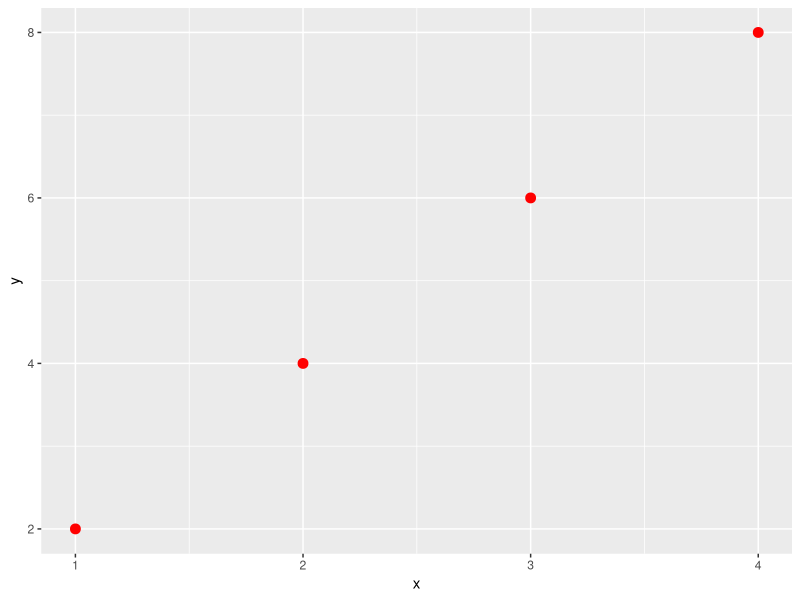

Generate this figure with R:
library(ggplot2)


x = c(1, 2, 3, 4)
y = c(2, 4, 6, 8)

df = data.frame(x, y)

ggplot()+
  geom_point(aes(x, y), size=3, color = "red")
